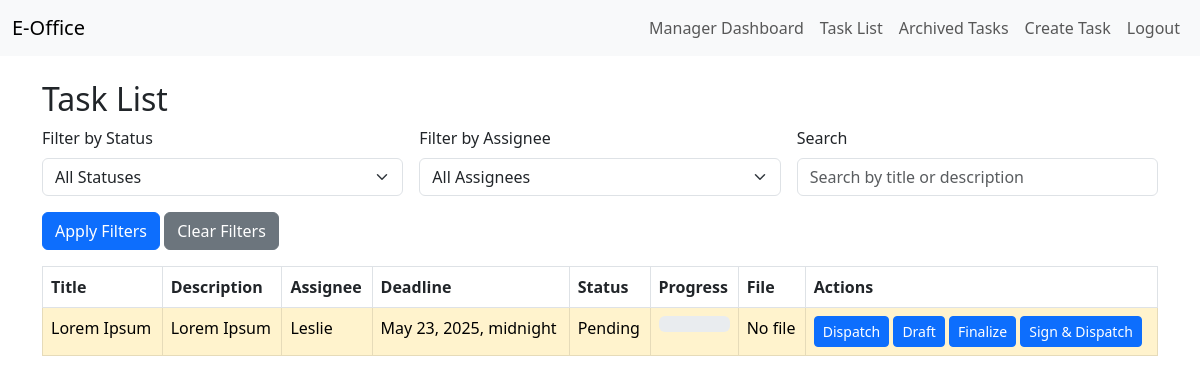
Page /tasks/tasks/ (signed in) on the earlier database version.
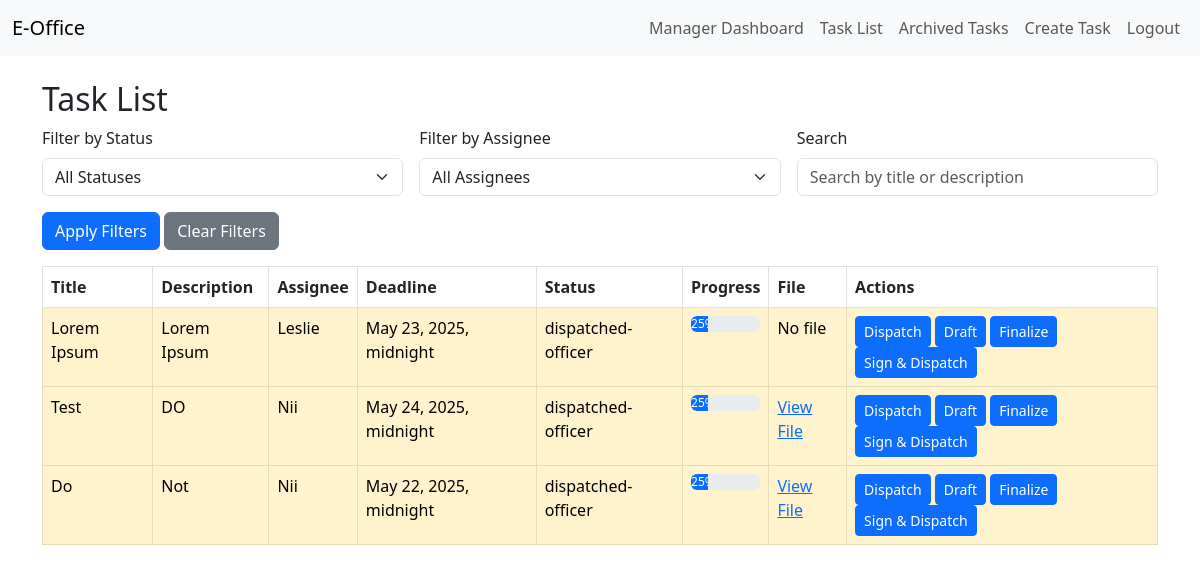
Same page on the later database version.
### tasks/models.py (models this page shows, shortened)
class Task(models.Model):
    STATUS_CHOICES = [
        ('dispatched-officer', 'Dispatched to officer'),
        ('draft', 'Draft'),
        ('finalized-draft', 'Finalized draft'),
        ('signed-dispatched', 'Signed and dispatched to CD/HM'),
    ]
    title = models.CharField(max_length=200)
    description = models.TextField(blank=True)
    status = models.CharField(max_length=50, choices=STATUS_CHOICES, default='dispatched-officer')
    deadline = models.DateTimeField(null=True, blank=True)
    assignee = models.ForeignKey(User, on_delete=models.CASCADE, related_name='tasks')
    created_by = models.ForeignKey(User, on_delete=models.CASCADE, related_name='created_tasks')
    is_archived = models.BooleanField(default=False)
    created_at = models.DateTimeField(auto_now_add=True)
    updated_at = models.DateTimeField(auto_now=True)
    file = models.FileField(upload_to='task_files/', null=True, blank=True)
    def get_progress(self):
        progress_map = {
            'dispatched-officer': 25,
            'draft': 50,
            'finalized-draft': 75,
            'signed-dispatched': 100,
        }
        return progress_map.get(self.status, 0)

### tasks/views.py (the view)
# urls.py: path('tasks/', views.TaskListView.as_view(), name='task_list'),
class TaskListView(LoginRequiredMixin, ListView):
    model = Task
    template_name = 'tasks/task_list.html'
    context_object_name = 'tasks'
    def get_queryset(self):
        user = self.request.user
        queryset = Task.objects.filter(is_archived=False)
        if not (user.is_superuser or (hasattr(user, 'profile') and user.profile.is_manager)):
            queryset = queryset.filter(assignee=user)
        status = self.request.GET.get('status')
        assignee = self.request.GET.get('assignee')
        search = self.request.GET.get('search')
        if status:
            queryset = queryset.filter(status=status)
        if assignee and (user.is_superuser or (hasattr(user, 'profile') and user.profile.is_manager)):
            queryset = queryset.filter(assignee__username=assignee)
        if search:
            queryset = queryset.filter(Q(title__icontains=search) | Q(description__icontains=search))
        return queryset
    def get_context_data(self, **kwargs):
        context = super().get_context_data(**kwargs)
        context['status_choices'] = Task.STATUS_CHOICES
        context['assignees'] = User.objects.all() if (self.request.user.is_superuser or (hasattr(self.request.user, 'profile') and self.request.user.profile.is_manager)) else []
        return context

### tasks/templates/tasks/task_list.html (shortened to what this page needs)
{% extends 'tasks/base.html' %}
{% block content %}
<h2>Task List</h2>
<div class="mb-3">
    <form method="get" class="row g-3">
        <div class="col-md-4">
            <label for="status" class="form-label">Filter by Status</label>
            <select name="status" id="status" class="form-select">
                <option value="">All Statuses</option>
            </select>
        </div>
        {% if assignees %}
            <div class="col-md-4">
                <label for="assignee" class="form-label">Filter by Assignee</label>
                <select name="assignee" id="assignee" class="form-select">
                    <option value="">All Assignees</option>
                </select>
            </div>
        {% endif %}
        <div class="col-md-4">
            <label for="search" class="form-label">Search</label>
            <input type="text" name="search" id="search" class="form-control" value="{{ request.GET.search|default:'' }}" placeholder="Search by title or description">
        </div>
        <div class="col-12">
            <button type="submit" class="btn btn-primary">Apply Filters</button>
            <a href="{% url 'task_list' %}" class="btn btn-secondary">Clear Filters</a>
        </div>
    </form>
</div>
{% if tasks %}
    <table class="table table-bordered">
        <thead>
            <tr>
                <th>Title</th>
                <th>Description</th>
                <th>Assignee</th>
                <th>Deadline</th>
                <th>Status</th>
                <th>Progress</th>
                <th>File</th>
                <th>Actions</th>
            </tr>
        </thead>
        <tbody>
            {% for task in tasks %}
                <tr {% if task.deadline|date:"Y-m-d" <= now|date:"Y-m-d"|add:"3" and task.status != 'Signed and dispatched to CD/HM' %}class="table-warning"{% endif %}>
                    <td>{{ task.title }}</td>
                    <td>{{ task.description|truncatewords:20 }}</td>
                    <td>{{ task.assignee.username }}</td>
                    <td>{{ task.deadline }}</td>
                    <td>{{ task.status }}</td>
                    <td>
                        <div class="progress">
                            <div class="progress-bar" role="progressbar" style="width: {{ task.get_progress }}%;" aria-valuenow="{{ task.get_progress }}" aria-valuemin="0" aria-valuemax="100">{{ task.get_progress }}%</div>
                        </div>
                    </td>
                    <td>
                        {% if task.file %}
                            <a href="{{ task.file.url }}" target="_blank">View File</a>
                        {% else %}
                            No file
                        {% endif %}
                    </td>
                    <td>
                        {% if user.is_superuser or user.profile.is_manager %}
                            <form action="{% url 'task_status_update' task.pk %}" method="post" class="d-inline">
                                <button type="submit" class="btn btn-sm btn-primary" {% if task.status == 'Dispatched to officer' %}disabled{% endif %}>Dispatch</button>
                            </form>
                        {% endif %}
                        <form action="{% url 'task_status_update' task.pk %}" method="post" class="d-inline">
                            <button type="submit" class="btn btn-sm btn-primary" {% if task.status == 'Draft' %}disabled{% endif %}>Draft</button>
                        </form>
                        <form action="{% url 'task_status_update' task.pk %}" method="post" class="d-inline">
                            <button type="submit" class="btn btn-sm btn-primary" {% if task.status == 'Finalized draft' %}disabled{% endif %}>Finalize</button>
                        </form>
                        <form action="{% url 'task_status_update' task.pk %}" method="post" class="d-inline">
                            <button type="submit" class="btn btn-sm btn-primary" {% if task.status == 'Signed and dispatched to CD/HM' %}disabled{% endif %}>Sign & Dispatch</button>
                        </form>
                    </td>
                </tr>
            {% endfor %}
        </tbody>
    </table>
{% else %}
    <p>No tasks available.</p>
{% endif %}
{% endblock %}

### tasks/templates/tasks/base.html (shortened to what this page needs)
<!DOCTYPE html>
<html lang="en">
<head>
    <link href="https://cdn.jsdelivr.net/npm/bootstrap@5.3.0/dist/css/bootstrap.min.css" rel="stylesheet">
</head>
<body>
    {% include 'tasks/navbar.html' %}
    <div class="container mt-4">
        {% block content %}
        {% endblock %}
    </div>
</body>
</html>

### tasks/templates/tasks/navbar.html (shortened to what this page needs)
<nav class="navbar navbar-expand-lg navbar-light bg-light">
  <div class="container-fluid">
    <a class="navbar-brand" href="{% url 'manager_dashboard' %}">E-Office</a>
    <div class="collapse navbar-collapse" id="navbarNav">
      <ul class="navbar-nav ms-auto">
        {% if user.is_authenticated %}
          {% if user.is_superuser or user.profile.is_manager %}
            <li class="nav-item">
              <a class="nav-link" href="{% url 'manager_dashboard' %}">Manager Dashboard</a>
            </li>
          {% else %}
            <li class="nav-item">
              <a class="nav-link" href="{% url 'employee_dashboard' %}">Employee Dashboard</a>
            </li>
          {% endif %}
          <li class="nav-item">
            <a class="nav-link" href="{% url 'task_list' %}">Task List</a>
          </li>
          <li class="nav-item">
            <a class="nav-link" href="{% url 'archived_dashboard' %}">Archived Tasks</a>
          </li>
          {% if user.is_superuser or user.profile.is_manager %}
            <li class="nav-item">
              <a class="nav-link" href="{% url 'task_create' %}">Create Task</a>
            </li>
          {% endif %}
          <li class="nav-item">
            <form action="{% url 'logout' %}" method="post" class="d-inline">
              <button type="submit" class="nav-link btn btn-link">Logout</button>
            </form>
          </li>
        {% endif %}
      </ul>
    </div>
  </div>
</nav>

Differences in the rows shown:
changed Task "Lorem Ipsum": status "Pending" → "dispatched-officer"; get_progress (not shown) → "25"
added Task: title "Test", description "DO", assignee.username "Nii", deadline "May 24, 2025, midnight", status "dispatched-officer", get_progress "25"
added Task: title "Do", description "Not", assignee.username "Nii", deadline "May 22, 2025, midnight", status "dispatched-officer", get_progress "25"
